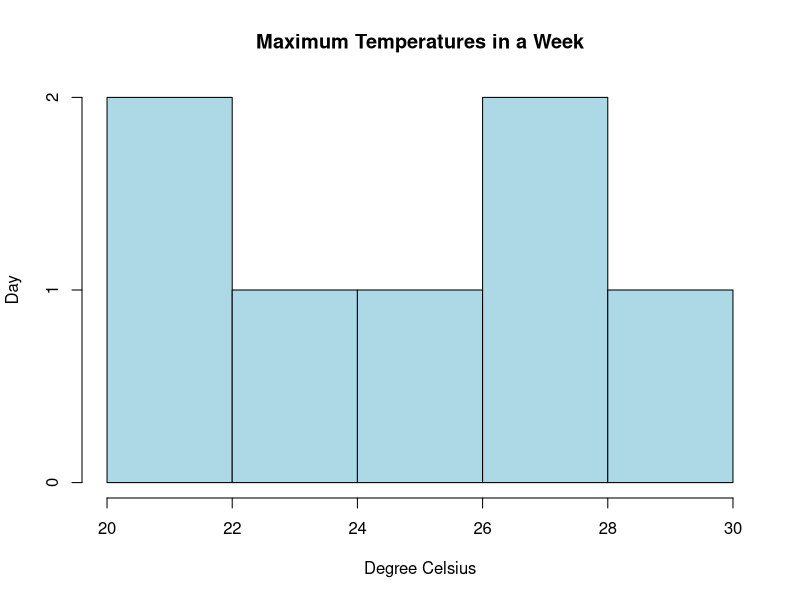

R code for this plot:
temperatures <- c(20, 22, 25, 29, 23, 27, 28) 
result <- hist(temperatures, 
                  main = "Maximum Temperatures in a Week", 
                  xlab = "Degree Celsius", 
                  ylab = "Day", 
                  names.arg = c("Sun", "Mon", "Tue", "Wed", "Thu", "Fri", "Sat"), 
                  col = "lightblue", 
) 
print(result)